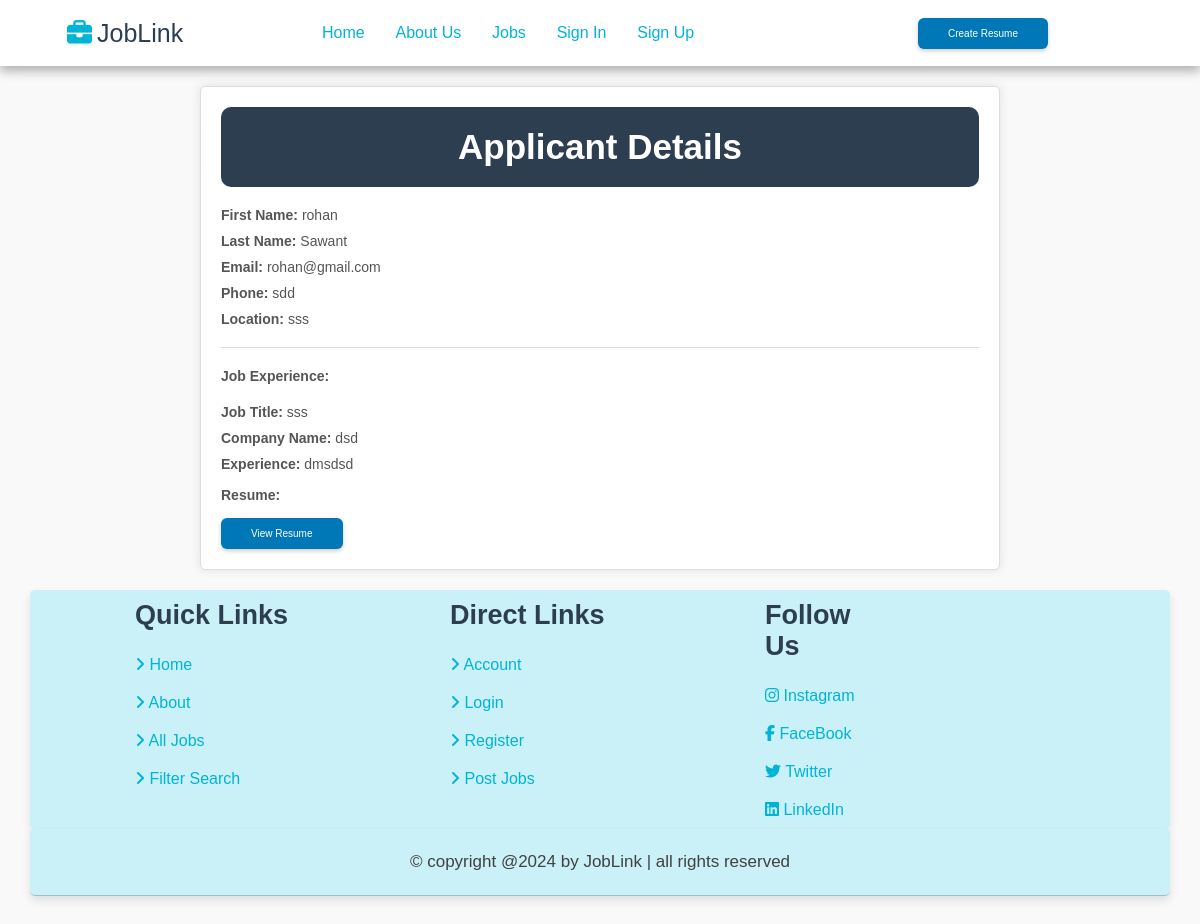
Screenshot of /applicant/22/ with the database file from the repository.
### job/models.py (models this page shows)
class Apply(models.Model):
    job_id = models.ForeignKey(Postjob, on_delete=models.CASCADE,null=True)
    applicant_id = models.ForeignKey(User, on_delete=models.CASCADE, null=True)
    first_name = models.CharField(max_length=20)
    last_name = models.CharField(max_length=20)
    email = models.EmailField(max_length=50)
    phone = models.CharField(max_length=10)
    location = models.CharField(max_length=30)
    job_title = models.CharField(max_length=30)
    company_name = models.CharField(max_length=30)
    experience = models.TextField(max_length=200)
    resume = models.FileField(upload_to='resumes/')

### job/views.py (the view)
# urls.py: path('applicant/<int:applicant_id>/', views.applicant, name='applicant'),
def applicant(request, applicant_id):
    applicant = Apply.objects.get(pk=applicant_id)  # Fetch applicant by ID
    return render(request, "applicant.html", {"applicant": applicant})

### templates/applicant.html (shortened to what this page needs)
{%extends "base.html"%}
{% load static %}
{% block content %}
<div class="container">
    <h1 class="heading-title">Applicant Details</h1>
    <div class="applicant-details">
        <p><strong>First Name:</strong> {{ applicant.first_name }}</p>
        <p><strong>Last Name:</strong> {{ applicant.last_name }}</p>
        <p><strong>Email:</strong> {{ applicant.email }}</p>
        <p><strong>Phone:</strong> {{ applicant.phone }}</p>
        <p><strong>Location:</strong> {{ applicant.location }}</p>
        <hr>
        <p class="heading">Job Experience:</p>
        <p><strong>Job Title:</strong> {{ applicant.job_title }}</p>
        <p><strong>Company Name:</strong> {{ applicant.company_name }}</p>
        <p><strong>Experience:</strong> {{ applicant.experience }}</p>
        <div class="resume-link">
            <p><strong>Resume:</strong></p>
            <a href="{{ applicant.resume.url }}" target="_blank" class="btn"> View Resume</a>
        </div>
    </div>
</div>
{% endblock %}

### static/style.css (style rules this page uses)
:root { --main-color: #0077b6; --red: rgb(233, 0, 0); --light-color: #00B4D8; --black: #2c3e50; --light-bg: #eaf4f4; --white: white; --box-shadow: 0 .5rem 1rem rgba(0, 0, 0, .1); --border: .1rem solid rgba(0, 0, 0, .2); }
* { margin: 0; padding: 0; box-sizing: border-box; text-decoration: none; outline: none; border: none; }
html { font-size: 62.5%; overflow-x: hidden; }
body { background-color: var(--light-bg); }
.btn { margin-top: 1rem; display: inline-block; padding: 1rem 3rem; font-size: 1.5rem; color: var(--white); background-color: var(--main-color); border-radius: .6rem; text-align: center; box-shadow: 0px 2px 4px rgba(0, 0, 0, 0.2); }

### templates/applicant.html (style rules this page uses)
.heading-title { background-color: var(--black); color: var(--white); text-align: center; padding: 2rem 2rem; font-size: 3.5rem; border-radius: 10px; }
body { font-family: Arial, sans-serif; margin: 0; padding: 0; background-color: #f9f9f9; }
.container { width: 80%; max-width: 800px; margin: 20px auto; padding: 20px; background-color: #fff; border: 1px solid #ddd; border-radius: 5px; box-shadow: 0 0 10px rgba(0, 0, 0, 0.1); text-align: center; }
h1 { font-size: 24px; text-align: center; margin-bottom: 20px; color: #333; }
.applicant-details p { margin: 10px 0; color: #555; font-size: 1.4rem; text-align: left; }
.applicant-details hr { border: 0; border-top: 1px solid #ddd; margin-top: 20px; }
.heading { font-size: 20px; font-weight: bold; padding-top: 10px; padding-bottom: 10px; color: #333; }
.resume-link { margin-top: 15px; text-align: left; }
.btn { margin-top: 0.5rem; display: inline-block; padding: 1rem 3rem; font-size: 1rem; color: var(--white); background-color: var(--main-color); border-radius: .6rem; }

### rows the page displays
Apply: first_name "rohan", last_name "Sawant", email "rohan@gmail.com", phone "sdd", location "sss", job_title "sss", company_name "dsd", experience "dmsdsd"
